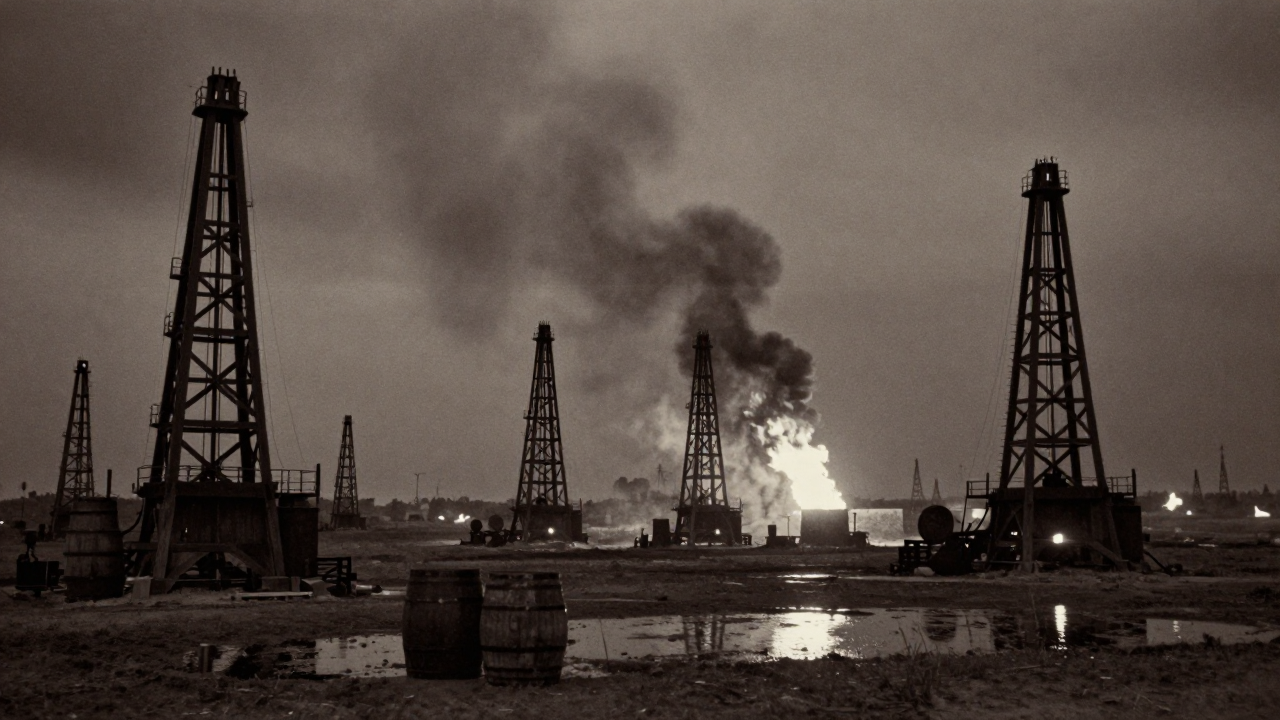
#> input picture genosai/probe1.jpg, 1280 x 720 px
$ python -i carapiny.py   (imports and definitions only)
#> lines starting #> are read from the running program, lines starting #| are printed output that depends on the picture; after the words box and inside, x2 and y2 are one past the last pixel; in counts of white or black regions, pixels touching at a corner belong together
#> further down, picture is the input picture: shape (720, 1280, 3); mean B, G, R 67, 74, 85.3
#!/usr/bin/env python3
"""Чистка царапин и пыли старого скана и дорисовка краёв до 9:16 (r716 п.93) — бесплатно, локально, на OpenCV.

scripts/carapiny.py <кадр.jpg>... [--chistka] [--kraya razmytie|otrazhenie] [--linii] [--out out/carapiny] [--pokaz]
  по умолчанию выключено всё: без --chistka и --kraya скрипт только печатает замер (доля пыли/царапин).
  --chistka — пыль и тонкие царапины: отклонение от медианы 7×7 (как фильтр «Пыль и царапины» в Photoshop),
              в маску идут только одиночные (в 6 раз сильнее фона вокруг — растр и штрихи
              гравюры не идут) мелкие пятна (до 0.02 % кадра) вдали от краёв рисунка;
              тонкие длинные линии (до 3 px) — только с --linii: по форме царапину не отличить от мачты или провода;
              маска больше 1.5 % кадра — это штрихи гравюры, а не пыль: кадр не трогается. Заделка — cv2.inpaint
              (Telea 2004, радиус 3).
  --kraya — кадр целиком вписывается в 1080×1920, пустые поля: «razmytie» — тот же кадр на весь экран,
            размыт и притемнён (как вертикальные ролики из горизонтальных видео); «otrazhenie» — зеркальное
            продолжение краёв (BORDER_REFLECT) с размытием, растущим от шва. Генеративной модели нет.
  --pokaz — рядом кладёт <имя>-do-posle.jpg: слева «до», справа «после», маска — красным.
Пишет только в --out; кадры в kadry/, days/*.json, ролик и CI не меняются — в конвейер скрипт не включён.
"""
import argparse, sys
from pathlib import Path
import cv2
import numpy as np

ROOT = Path(__file__).resolve().parent.parent
W, H = 1080, 1920
PYL = 0.0002     # пятно пыли — до 0.02 % площади кадра
TOLSHCHINA = 3   # царапина — линия не толще 3 px
POROG = 30.0      # отклонение от медианы — от 30 уровней яркости из 255
ODINOCHKA = 6.0   # и в 6 раз сильнее среднего отклонения в окне 31×31: пятно одиночное, не узор
POTOLOK = 0.015  # маска больше 1.5 % кадра — это рисунок, не пыль


def maska(img, linii=False):
    """Маска пыли и царапин: пиксели, сильно отличные от медианы соседей, только мелкие или тонкие куски."""
#> called with linii = False
    g = cv2.cvtColor(img, cv2.COLOR_BGR2GRAY)
    med = cv2.medianBlur(g, 7)
    d = cv2.absdiff(g, med).astype(np.float32)
    fon = cv2.blur(d, (31, 31))  # сколько «мелочи» вокруг: у растра и штрихов гравюры её много, у пыли на ровном — нет
    m = ((d > POROG) & (d > ODINOCHKA * fon)).astype(np.uint8)
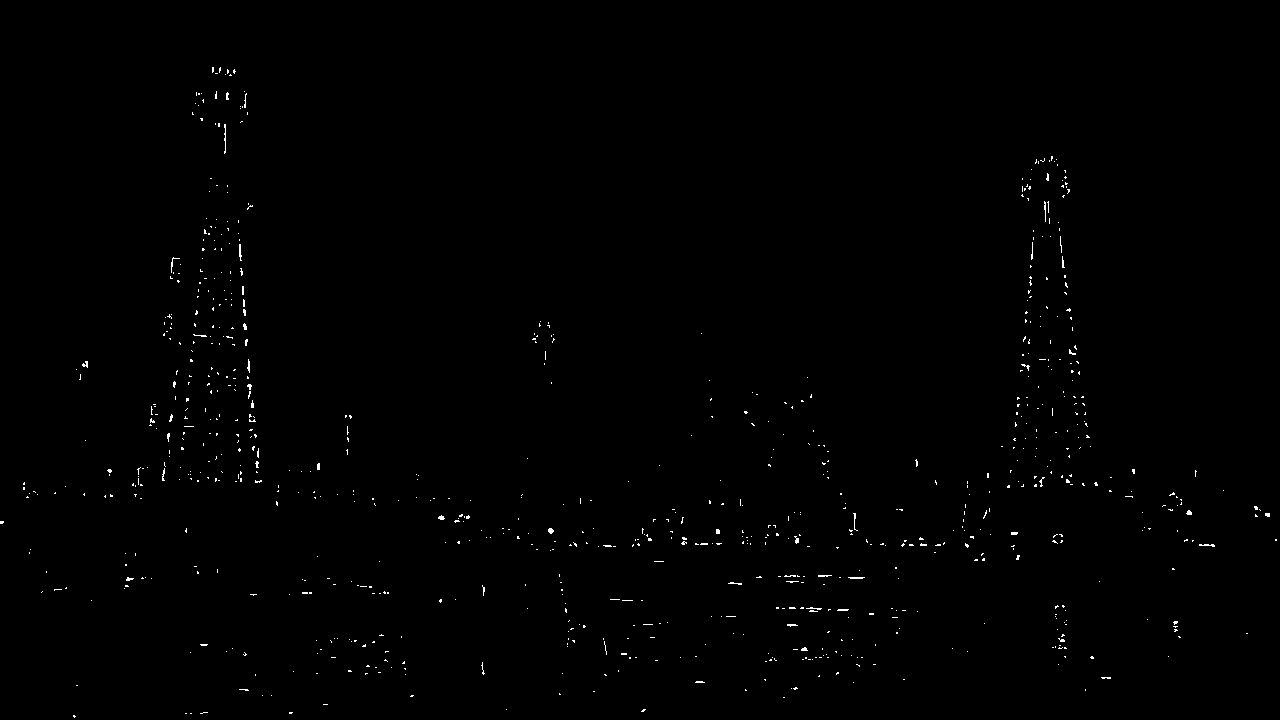
#> m: shape (720, 1280); values 0 (black) and 1 (white), 0.45% white in thin lines or dots
    n, lab, st, _ = cv2.connectedComponentsWithStats(m, connectivity=8)
#> lab: shape (720, 1280) int32; 839 distinct labels, from 0 to 838
#> n = 839; st = 839 rows, first 6: [0, 0, 1280, 720, 917424], [212, 67, 2, 6, 11], [219, 67, 2, 6, 9], [227, 69, 2, 5, 8], [233, 69, 3, 5, 9], [215, 73, 3, 1, 3]
    plosh = g.size
#> plosh = 921600
    # настоящий рисунок: края медианного кадра (пыль медиана стирает, борт и палуба остаются) — рядом с ними не трогаем
    kraj = cv2.dilate(cv2.Canny(cv2.GaussianBlur(med, (5, 5), 0), 20, 60), np.ones((9, 9), np.uint8))
#> kraj: shape (720, 1280); 21.9% white; 25 white regions, largest, box (x1, y1, x2, y2) and area: (0, 69, 1280, 700) 186342, (1087, 614, 1280, 661) 4938, (715, 204, 786, 305) 1839
    pole = max(3, round(0.01 * min(g.shape)))  # обрез скана — не пыль
#> pole = 7
    kraj[:pole], kraj[-pole:], kraj[:, :pole], kraj[:, -pole:] = 255, 255, 255, 255
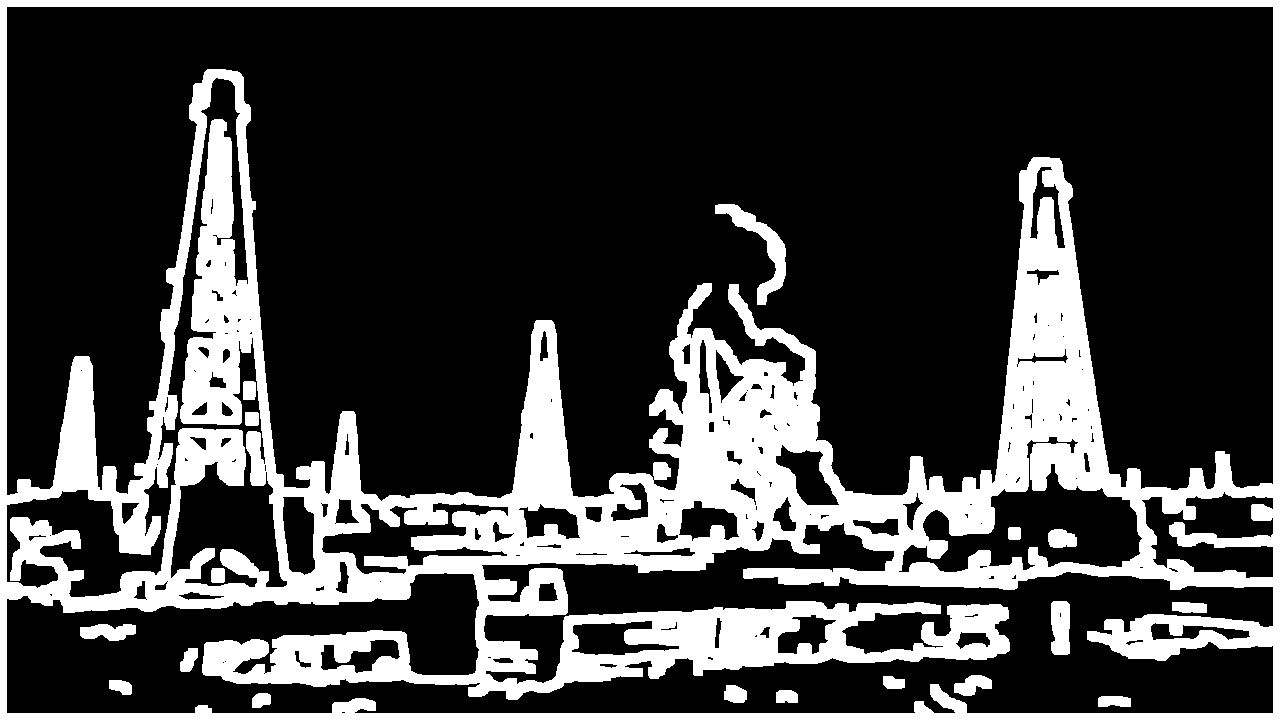
#> kraj: shape (720, 1280); 24.9% white; 18 white regions, largest, box (x1, y1, x2, y2) and area: (0, 0, 1280, 720) 221487, (715, 204, 786, 305) 1839, (1051, 601, 1070, 655) 953
    tonk = cv2.erode(m, np.ones((TOLSHCHINA + 1, TOLSHCHINA + 1), np.uint8))  # что переживёт эрозию — толще линии
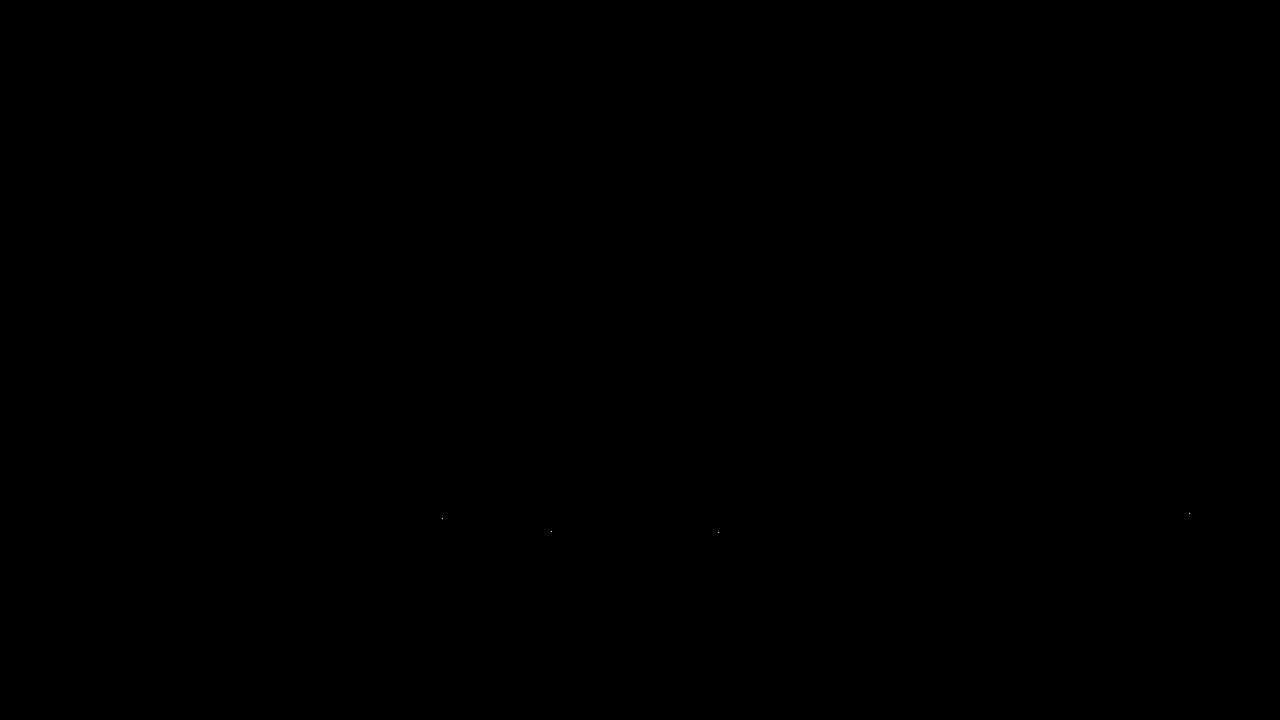
#> tonk: shape (720, 1280); values 0 (black) and 1 (white), 0% white in thin lines or dots, all inside (x1, y1, x2, y2) = (442, 513, 1190, 533)
    tolstye = set(np.unique(lab[tonk > 0]))
#> tolstye = 4 items
    out = np.zeros_like(m)
    for i in range(1, n):
        x, y, w, h, a = st[i]
        dlina = max(w, h)
        melkoe = a <= PYL * plosh
        if kraj[lab == i].any():
            continue
        liniya = linii and i not in tolstye and dlina >= 15 and a <= dlina * TOLSHCHINA
        if melkoe or liniya:
            out[lab == i] = 1
#> this loop made 838 passes
#> (x, y, w, h, a, dlina) on passes 1 to 3: (212, 67, 2, 6, 11, 6), (219, 67, 2, 6, 9, 6), (227, 69, 2, 5, 8, 5)
#> out: shape (720, 1280); values 0 (black) and 1 (white), 0.06% white in thin lines or dots, all inside (x1, y1, x2, y2) = (46, 91, 1248, 712)
    return out


def chistka(img, linii=False):
    m = maska(img, linii)
    dolya = float(m.mean())
    m = cv2.dilate(m, np.ones((3, 3), np.uint8))  # заделка с запасом в 1 px — без ореола по краю пятна
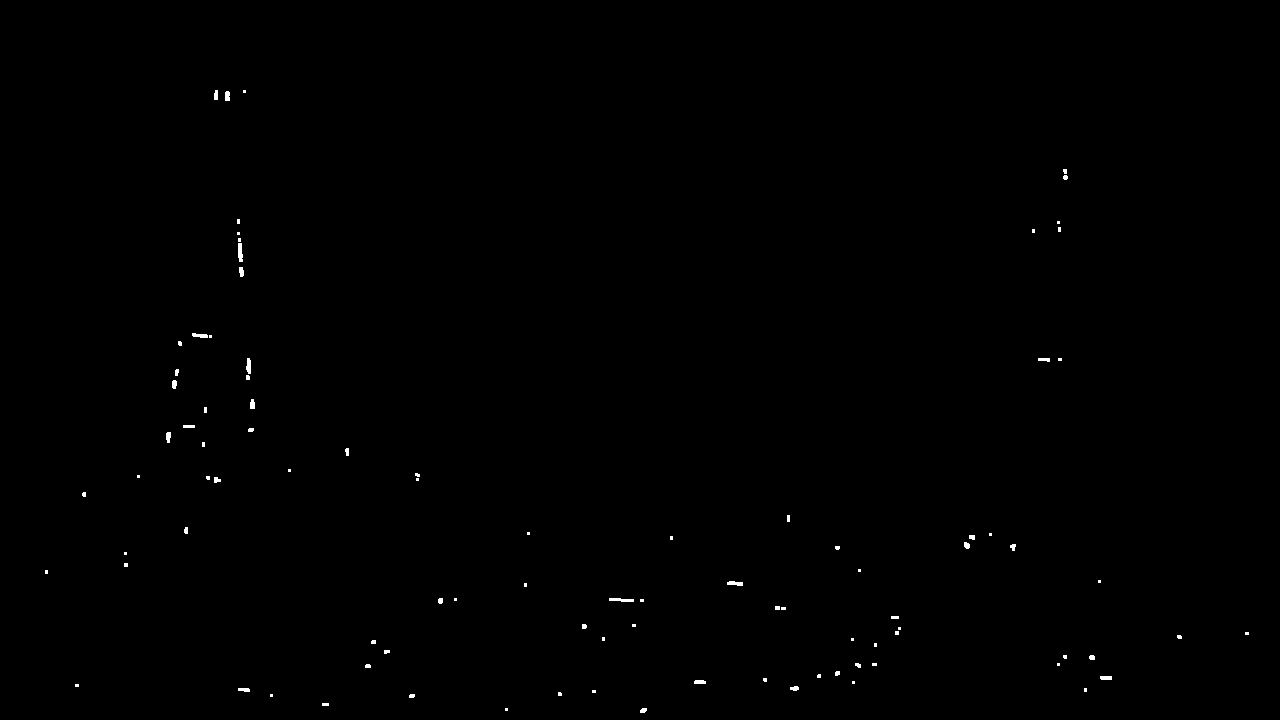
#> m: shape (720, 1280); values 0 (black) and 1 (white), 0.22% white; 93 white regions (54 under 20 px), largest, box (x1, y1, x2, y2) and area: (238, 243, 243, 262) 79, (609, 598, 634, 602) 75, (246, 358, 251, 374) 64
    if dolya > POTOLOK:
        return img, m, dolya, False
    return cv2.inpaint(img, m * 255, 3, cv2.INPAINT_TELEA), m, dolya, True


# [74 lines left out: functions vpisat, kraya, pokaz, main, not called in this run]


# [2 lines not run here, left out]

>>> import cv2
>>> picture = cv2.imread('../genosai/probe1.jpg')
>>> result = chistka(picture)
